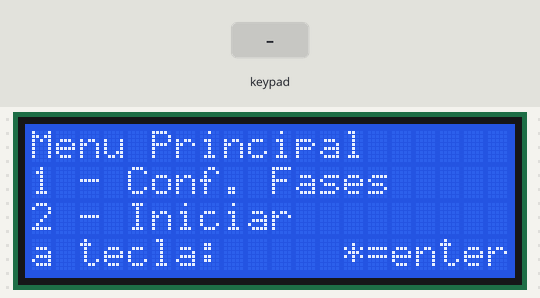
Simulated run of this sketch. Board: Arduino Uno, built with avr-gcc and run on an emulated ATmega328P. On the bench: 20×4 character LCD. The test bench sets the inputs (shaded band).

Above: at 1.3 s.
1.4 s: keypad keys 1 2 1 1 1 0 5 # pressed 0.4 s apart
At 4.8 s:
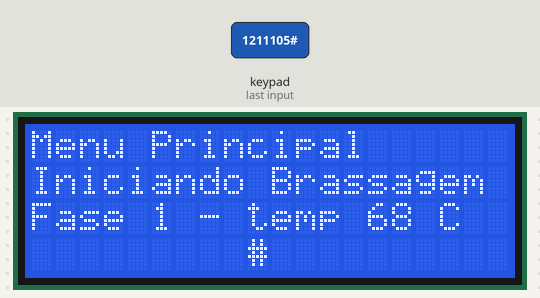
6.1 s: key 'A' pressed
At 7.3 s:
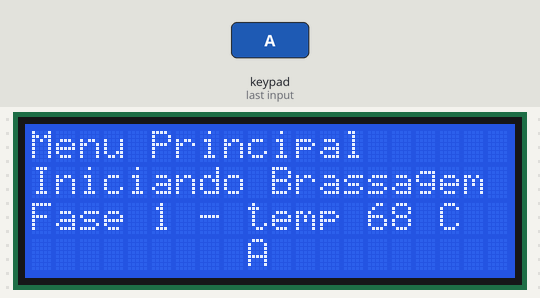
7.6 s: key 'B' pressed
9.1 s: keypad keys 9 8 7 6 * pressed 0.4 s apart
At 10.1 s:
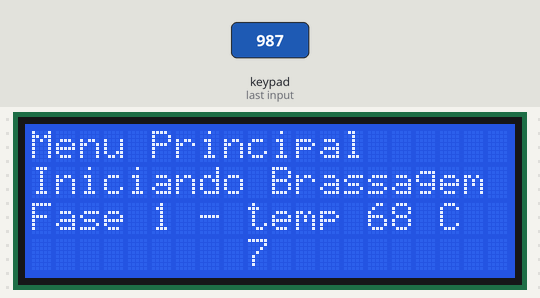
12.6 s: key 'C' pressed
14.1 s: keypad keys 9 8 7 6 D pressed 0.4 s apart
At 15.5 s:
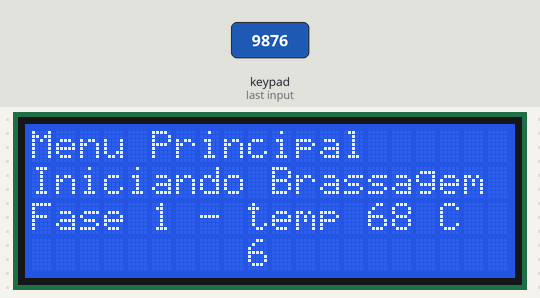
Timing chart, 0 to 17.1 s (numbered marks = the images above; inputs shaded):
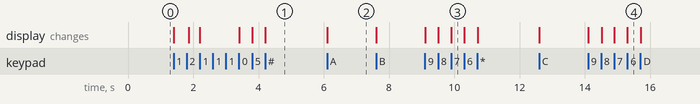

Measured:
- after the input at 1.4 s, the display: first changes at once (image 1 shows a later state)
- after the input at 6.1 s, the display: changes at once (image 2)
- after the input at 9.1 s, the display: first changes at once (image 3 shows a later state)
- after the input at 14.1 s, the display: first changes at once (image 4 shows a later state)

The sketch:

cervejaria01.ino
```cpp
#include <Wire.h>
#include <LiquidCrystal_I2C.h>
#include <Keypad.h>

const byte linhas = 4;  // Quatro linhas por...
const byte colunas = 4; //  Quatro colunas.

char teclas [linhas][colunas]={
  {'1','2','3','A'},
  {'4','5','6','B'},
  {'7','8','9','C'},
  {'*','0','#','D'}
};

byte PinosLinhas[linhas]  =  { 9, 8, 7, 6 };
byte PinosColunas[colunas] =  {12, 11, 10, 5 };

Keypad Teclado = Keypad(makeKeymap(teclas),PinosLinhas, PinosColunas, linhas, colunas);
//Keypad Teclado = Keypad( makeKeymap(keys), rowPins, colPins, ROWS, COLS );

LiquidCrystal_I2C lcd(0x27,20,4);

void setup()
{
  lcd.init();
  lcd.init();
  lcd.backlight();
  lcd.setCursor(0,0);
  lcd.print("Menu Principal");
  lcd.setCursor(0,1);
  lcd.print("1 - Conf. Fases");
  lcd.setCursor(0,2);
  lcd.print("2 - Iniciar");
  lcd.setCursor(0,3);
  lcd.print("a tecla:     *=enter");
}

void loop()
{
  char tecla = Teclado.getKey();


  if (int(tecla) !=0)
  {
    lcd.setCursor(9,3);
    lcd.print(tecla);
    if (tecla == '2'){
    lcd.clear();
    lcd.setCursor(0,0);
    lcd.print("Menu Principal");
    lcd.setCursor(0,1);
    lcd.print("Iniciando Brassagem");
    lcd.setCursor(0,2);
    lcd.print("Fase 1 - temp 68 C");
    }
  }
}
```
